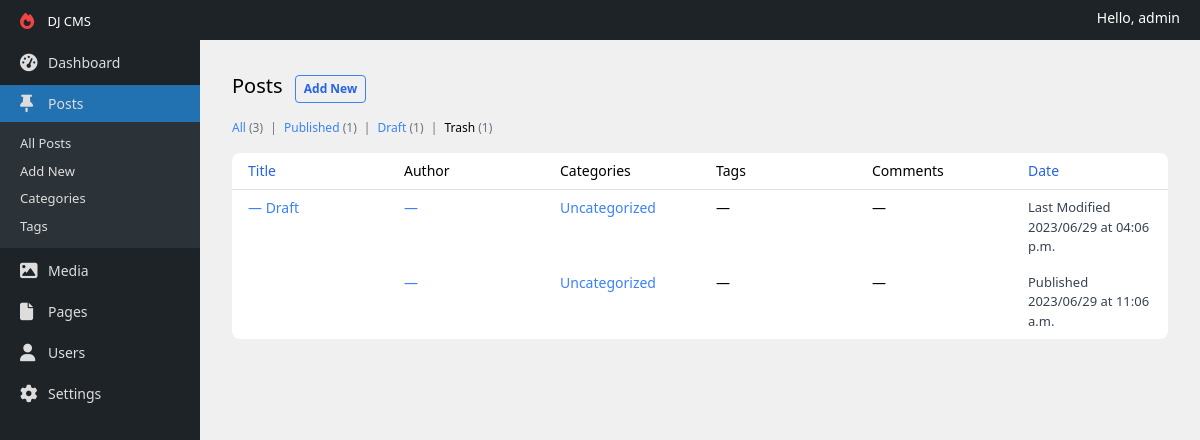
The app's page /post/edit/ (signed in) with its own data.
### apps/accounts/models.py (models this page shows)
class User(AbstractUser):
    class Roles(models.TextChoices):
        AUTHOR = 'author'
        EDITOR = 'editor'
    role = models.CharField(max_length=60, choices=Roles.choices, null=True, blank=True)

### apps/content/models.py (models this page shows, shortened)
class StatusMixin(models.Model):
    is_draft = models.BooleanField(default=True)
    is_trash = models.BooleanField(default=False)
    class Meta:
        abstract = True

class Post(SeoMeta, StatusMixin):
    created_at = models.DateTimeField(auto_now_add=True)
    content = models.TextField(null=True, blank=True)
    excerpt = models.TextField(null=True, blank=True)
    categories = models.ManyToManyField(to=Category, blank=True)
    slug = models.SlugField(blank=True, unique=True)
    updated_at = models.DateTimeField(auto_now=True)

### apps/dashboard/views.py (the view)
# urls.py: path('post/edit/', AllPostsView.as_view(), name='edit_post_select'),
class AllPostsView(AllContentView):
    model_class: Type[Model] = Post
    title: str = 'Posts'
    def content_context(self) -> AllContentViewContext:
        return AllContentViewContext(
            new_content_url=reverse('new_post'),
            edit_content_select=reverse('edit_post_select'),
            reverse_content_edit_name='edit_post'
        )

### apps/content/utils/contents.py (called while the page is built)
    def get_all_posts(self) -> QuerySet:
        if self.user.is_superuser:
            return self.model_class.objects.filter(is_trash=False)
        return self.model_class.objects.filter(author=self.user, is_trash=False)

    def get_posts_queryset(self, post_status: str) -> Union[QuerySet, None]:
        status_methods = {
            'all': self.get_all_posts,
            'published': self.get_published_posts,
            'draft': self.get_draft_posts,
            'trash': self.get_trash_posts
        }
        posts = status_methods.get(post_status, None)
        if posts:
            return posts()
        return None

    def posts_count_by_status(self) -> dict:
        queryset = self.model_class.objects
        if not self.user.is_superuser:
            queryset = queryset.filter(author=self.user)
        return {
            'all_posts_count': queryset.count(),
            'published_posts_count': queryset.filter(is_draft=False, is_trash=False).count(),
            'draft_posts_count': queryset.filter(is_draft=True, is_trash=False).count(),
            'trash_posts_count': queryset.filter(is_trash=True).count()
        }

### apps/dashboard/permissions.py (called while the page is built)
    def dispatch(self, request, *args, **kwargs):
        if not self.has_permission(request):
            return self.handle_no_permission()
        return super().dispatch(request, *args, **kwargs)

    def has_permission(self, request) -> bool:
        if request.user.is_superuser:
            return True
        return request.user.is_authenticated and request.user.role in self.allowed_roles

### apps/dashboard/templatetags/utils.py (called while the page is built)
@register.simple_tag(takes_context=True)
def should_expand_menu(context, menu_name) -> bool:
    current_url_name = context.request.resolver_match.url_name
    sub_menus = sidebar_menus.get(menu_name)
    if sub_menus:
        for sub_menu in sub_menus:
            if sub_menu == current_url_name:
                return True
    return False

### apps/dashboard/views.py (called while the page is built)
    def get_queryset(self) -> QuerySet:
        post_status = self.request.GET.get('post_status', 'all')
        if not self.model_class:
            raise Exception('Please provide compatible model class')
        self.content_query = ContentQuery(self.model_class, self.request.user)
        queryset = self.content_query.get_posts_queryset(post_status)
        if queryset is None:
            raise Http404()
        return queryset.order_by('-pk')

### templates/all-posts.html (shortened to what this page needs)
{% extends 'layouts/default.html' %}
{% block content %}
    <div class="p-8">
        <div>
            <h1 class="inline-block text-xl">{{ title }}</h1>
            <a href="{{ new_content_url }}"
               class="inline-block border rounded border-blue-500 px-2 py-1 mx-2 text-[12px] text-blue-600 font-semibold">Add
                New
            </a>
        </div>
        <div class="text-[12px] mt-4">
            <a href="{{ edit_content_select }}" class="text-blue-500">
                All <span class="text-gray-500">({{ all_posts_count }})</span>
            </a>
            <span class="mx-1 text-gray-500">|</span>
            <a href="{{ edit_content_select }}?post_status=published" class="text-blue-500">
                Published <span class="text-gray-500">({{ published_posts_count }})</span>
            </a>
            <span class="mx-1 text-gray-500">|</span>
            <a href="{{ edit_content_select }}?post_status=draft" class="text-blue-500">
                Draft <span class="text-gray-500">({{ draft_posts_count }})</span>
            </a>
            <span class="mx-1 text-gray-500">|</span>
            <a href="{{ edit_content_select }}?post_status=trash" class="text-black font-medium">
                Trash <span class="text-gray-500">({{ trash_posts_count }})</span>
            </a>
        </div>
        <table class="w-full bg-white rounded-lg mt-4">
            <thead class="border-b border-[#dfdfdf]">
            <tr class="text-sm">
                <th class="font-normal text-blue-600 py-2 text-start px-4">Title</th>
                <th class="font-normal w-1/6 text-start px-4 hidden sm:table-cell">Author</th>
                <th class="font-normal w-1/6 text-start px-4 hidden md:table-cell">Categories</th>
                <th class="font-normal w-1/6 text-start px-4 hidden md:table-cell">Tags</th>
                <th class="font-normal w-1/6 text-start px-4 hidden lg:table-cell">Comments</th>
                <th class="font-normal text-blue-600 py-2 w-1/6 text-start px-4 hidden lg:table-cell">Date</th>
            </tr>
            </thead>
            <tbody>
            {% for post in page_obj %}
                <tr class="group">
                    <td class="px-4 align-top text-sm py-2">
                        <a href="{% url reverse_content_edit_name post.pk %}" class="block text-blue-500">
                            {{ post.title }} {% if post.is_draft %} — Draft{% endif %}
                        </a>
                    </td>
                    <td class="px-4 align-top text-sm w-1/6 py-2 hidden sm:table-cell">
                        <a href="#" class="text-blue-500">
                            {% if post.author %}
                                {{ post.author }}
                            {% else %}
                                —
                            {% endif %}
                        </a>
                    </td>
                    <td class="px-4 align-top text-sm w-1/6 py-2 hidden md:table-cell">
                        <a href="#" class="text-blue-500">Uncategorized</a>
                    </td>
                    <td class="px-4 align-top text-sm w-1/6 py-2 hidden md:table-cell">
                        —
                    </td>
                    <td class="px-4 align-top text-sm w-1/6 py-2 hidden lg:table-cell">
                        —
                    </td>
                    <td class="px-4 align-top text-[13px] text-gray-700 w-1/6 py-2 hidden lg:table-cell">
                        <span class="block">
                            {% if post.is_draft %}
                                Last Modified
                            {% else %}
                                Published
                            {% endif %}
                        </span>
                        <span class="block">{{ post.created_at|date:"Y/m/d" }} at {{ post.created_at|date:"h:m a" }}</span>
                    </td>
                </tr>
            {% endfor %}
            </tbody>
        </table>
    </div>
{% endblock %}

### templates/layouts/default.html (shortened to what this page needs)
{% load static %}
<!DOCTYPE html>
<html lang="en">
<head>
    <link rel="stylesheet" href="{% static 'css/main.css' %}">
    <link rel="stylesheet" href="https://cdnjs.cloudflare.com/ajax/libs/font-awesome/6.4.0/css/all.min.css"
/>
</head>
<body>
<div class="grid grid-rows-[auto_1fr] h-screen">
    <header class="bg-[#1d2327] text-white px-[20px] py-2 flex justify-between">
        <div>
            <a href="{% url 'dashboard' %}" class="mr-auto text-[13px]">
                DJ CMS
            </a>
        </div>
        <span class="text-sm">
            Hello, {{ request.user }}
        </span>
    </header>
    <div class="grid grid-cols-[200px_1fr] h-full">
        {% include 'components/sidebar.html' %}
        <main class="overflow-y-auto">
            {% block content %}
            {% endblock %}
        </main>
    </div>
</div>
</body>
</html>

### public/css/main.css (style rules this page uses)
html { line-height: 1.5; -webkit-text-size-adjust: 100%; -moz-tab-size: 4; -o-tab-size: 4; tab-size: 4; font-family: ui-sans-serif, system-ui, -apple-system, BlinkMacSystemFont, "Segoe UI", Roboto, "Helvetica Neue", Arial, "Noto Sans", sans-serif, "Apple Color Emoji", "Segoe UI Emoji", "Segoe UI Symbol", "Noto Color Emoji"; font-feature-settings: normal; font-variation-settings: normal; }
body { margin: 0; line-height: inherit; }
h1, h2, h3, h4, h5, h6 { font-size: inherit; font-weight: inherit; }
a { color: inherit; text-decoration: inherit; }
table { text-indent: 0; border-color: inherit; border-collapse: collapse; }
blockquote, dl, dd, h1, h2, h3, h4, h5, h6, hr, figure, p, pre { margin: 0; }
html { background-color: #f0f0f1; }
.mx-2 { margin-left: 0.5rem; margin-right: 0.5rem; }
.mx-1 { margin-left: 0.25rem; margin-right: 0.25rem; }
.mr-auto { margin-right: auto; }
.mt-4 { margin-top: 1rem; }
.block { display: block; }
.inline-block { display: inline-block; }
.flex { display: flex; }
.grid { display: grid; }
.hidden { display: none; }
.h-full { height: 100%; }
.h-screen { height: 100vh; }
.w-1\/6 { width: 16.666667%; }
.w-full { width: 100%; }
.grid-cols-\[200px_1fr\] { grid-template-columns: 200px 1fr; }
.grid-rows-\[auto_1fr\] { grid-template-rows: auto 1fr; }
.justify-between { justify-content: space-between; }
.overflow-y-auto { overflow-y: auto; }
.rounded { border-radius: 0.25rem; }
.rounded-lg { border-radius: 0.5rem; }
.border { border-width: 1px; }
.border-b { border-bottom-width: 1px; }
.border-\[\#dfdfdf\] { --tw-border-opacity: 1; border-color: rgb(223 223 223 / var(--tw-border-opacity)); }
.border-blue-500 { --tw-border-opacity: 1; border-color: rgb(59 130 246 / var(--tw-border-opacity)); }
.bg-\[\#1d2327\] { --tw-bg-opacity: 1; background-color: rgb(29 35 39 / var(--tw-bg-opacity)); }
.bg-white { --tw-bg-opacity: 1; background-color: rgb(255 255 255 / var(--tw-bg-opacity)); }
.p-8 { padding: 2rem; }
.px-2 { padding-left: 0.5rem; padding-right: 0.5rem; }
.px-4 { padding-left: 1rem; padding-right: 1rem; }
.px-\[20px\] { padding-left: 20px; padding-right: 20px; }
.py-1 { padding-top: 0.25rem; padding-bottom: 0.25rem; }
.py-2 { padding-top: 0.5rem; padding-bottom: 0.5rem; }
.text-start { text-align: start; }
.align-top { vertical-align: top; }
.text-\[12px\] { font-size: 12px; }
.text-\[13px\] { font-size: 13px; }
.text-sm { font-size: 0.875rem; line-height: 1.25rem; }
.text-xl { font-size: 1.25rem; line-height: 1.75rem; }
.font-medium { font-weight: 500; }
.font-normal { font-weight: 400; }
.font-semibold { font-weight: 600; }
.text-blue-500 { --tw-text-opacity: 1; color: rgb(59 130 246 / var(--tw-text-opacity)); }
.text-blue-600 { --tw-text-opacity: 1; color: rgb(37 99 235 / var(--tw-text-opacity)); }
.text-gray-500 { --tw-text-opacity: 1; color: rgb(107 114 128 / var(--tw-text-opacity)); }
.text-gray-700 { --tw-text-opacity: 1; color: rgb(55 65 81 / var(--tw-text-opacity)); }
.text-white { --tw-text-opacity: 1; color: rgb(255 255 255 / var(--tw-text-opacity)); }
.text-black { --tw-text-opacity: 1; color: rgb(0 0 0 / var(--tw-text-opacity)); }
@media (min-width: 640px) { .sm\:table-cell { display: table-cell; } }
@media (min-width: 768px) { .md\:table-cell { display: table-cell; } }
@media (min-width: 1024px) { .lg\:table-cell { display: table-cell; } }

### records on screen
User: user "admin"
Post: is_draft "— Draft", created_at "2023/06/29", created_at "04:06 p.m."
Post: is_draft "Published", created_at "2023/06/29", created_at "11:06 a.m."

### other values on screen
{{ title }} "Posts"
{{ all_posts_count }} "3"
{{ published_posts_count }} "1"
{{ draft_posts_count }} "1"
{{ trash_posts_count }} "1"
